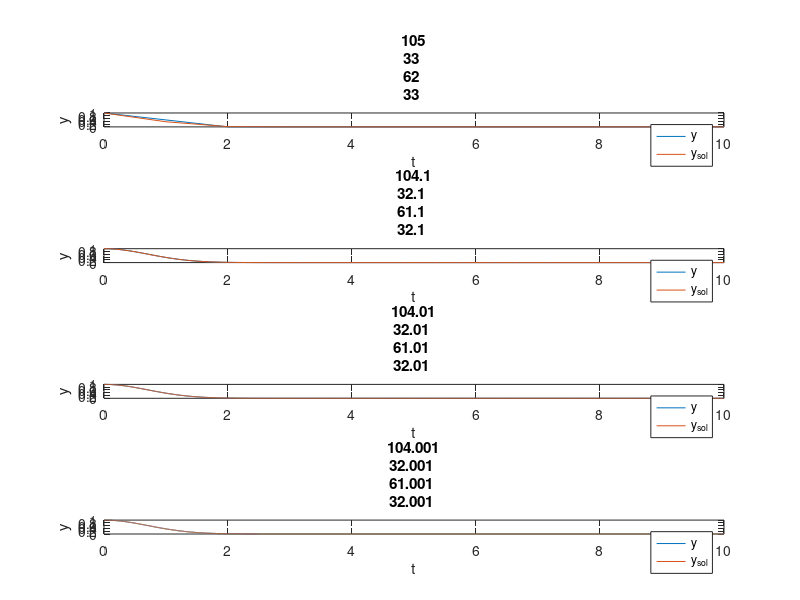
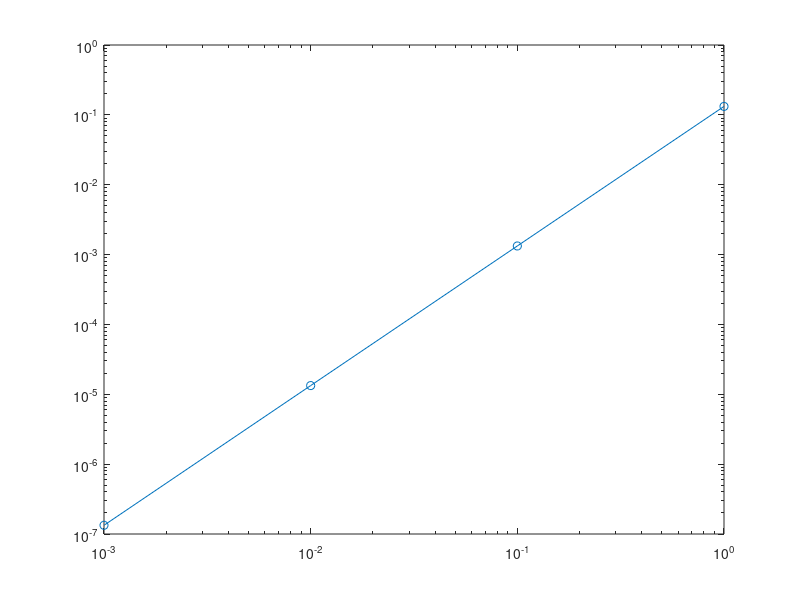

Here is the MATLAB script that generated these plots, in order:
clear;

H = [1 1e-1 1e-2 1e-3];
dy = @(t, y) -2*t*y;  %równanie różniczkowe

subplot(2,1,1);
plt = 1;
maxerr = zeros(1,4);

for h=H
    t = 0:h:10;
    y = zeros(1,length(t));
    y(1) = 1;
    y_sol = exp(-t.^2);
    err = zeros(1,length(t));
    
    for k = 2:length(t)
        y(k) = (y(k-1)-h*y(k-1)*t(k-1))/(1+h*t(k));
        err(k) = abs(y_sol(k) - y(k));
    end
    maxerr(plt) = max(err);
    subplot (4,1,plt);
    plot(t,y);
    title("h = "+h);
    xlabel("t");
    ylabel("y");
    hold on;
    plot(t,y_sol);
    legend("y", "y_{sol}");
    hold off;
    plt = plt + 1;
end
figure;
loglog(H, maxerr, '-o');

